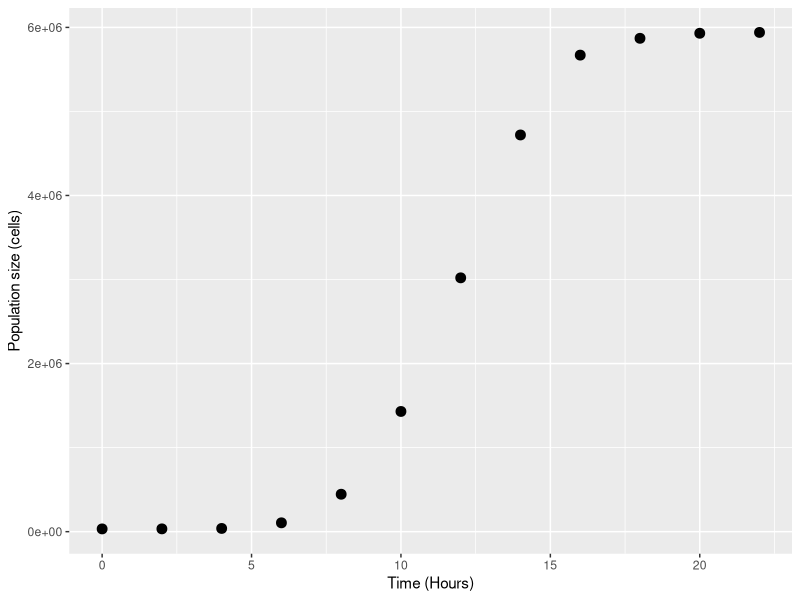
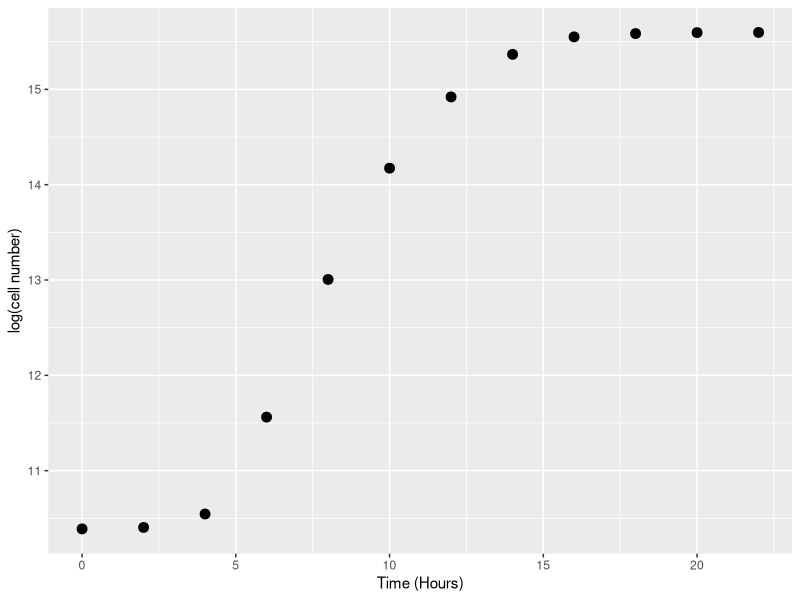

These charts were generated, in order, by the following R code: (Note: this script raises an error after producing the figures.)
t <- seq(0, 22, 2)
N <- c(32500, 33000, 38000, 105000, 445000, 1430000, 3020000, 4720000, 5670000, 5870000, 5930000, 5940000)

set.seed(1234) # set seed to ensure you always get the same random sequence  

data <- data.frame(t, N + rnorm(length(time),sd=.1)) # add some random error

names(data) <- c("Time", "N")

head(data)

library(ggplot2)
ggplot(data, aes(x = Time, y = N)) + 
    geom_point(size = 3) +
    labs(x = "Time (Hours)", y = "Population size (cells)")
data$LogN <- log(data$N)

# visualise
ggplot(data, aes(x = t, y = LogN)) + 
    geom_point(size = 3) +
    labs(x = "Time (Hours)", y = "log(cell number)")

(data[data$Time == 10,]$LogN - data[data$Time == 4,]$LogN)/(10-4)

lm_growth <- lm(LogN ~ Time, data = data[data$Time > 2 & data$Time < 12,])
summary(lm_growth)
logistic_model <- function(t, r_max, N_max, N_0){ # The classic logistic equation
  return(N_0 * N_max * exp(r_max * t)/(N_max + N_0 * (exp(r_max * t) - 1)))
}
# first we need some starting parameters for the model
N_0_start <- min(data$N) # lowest population size
N_max_start <- max(data$N) # highest population size
r_max_start <- 0.62 # use our linear estimate from before

fit_logistic <- nlsLM(N ~ logistic_model(t = Time, r_max, N_max, N_0), data,
                      list(r_max=r_max_start, N_0 = N_0_start, N_max = N_max_start))

summary(fit_logistic)

# plot it:
timepoints <- seq(0, 22, 0.1)

logistic_points <- logistic_model(t = timepoints, r_max = coef(fit_logistic)["r_max"], N_max = coef(fit_logistic)["N_max"], N_0 = coef(fit_logistic)["N_0"])
df1 <- data.frame(timepoints, logistic_points)
df1$model <- "Logistic equation"
names(df1) <- c("Time", "N", "model")

ggplot(data, aes(x = Time, y = N)) +
  geom_point(size = 3) +
  geom_line(data = df1, aes(x = Time, y = N, col = model), size = 1) +
  theme(aspect.ratio=1)+ # make the plot square 
  labs(x = "Time", y = "Cell number")

ggplot(data, aes(x = Time, y = LogN)) +
  geom_point(size = 3) +
  geom_line(data = df1, aes(x = Time, y = log(N), col = model), size = 1) +
  theme(aspect.ratio=1)+ 
  labs(x = "Time", y = "log(Cell number)")